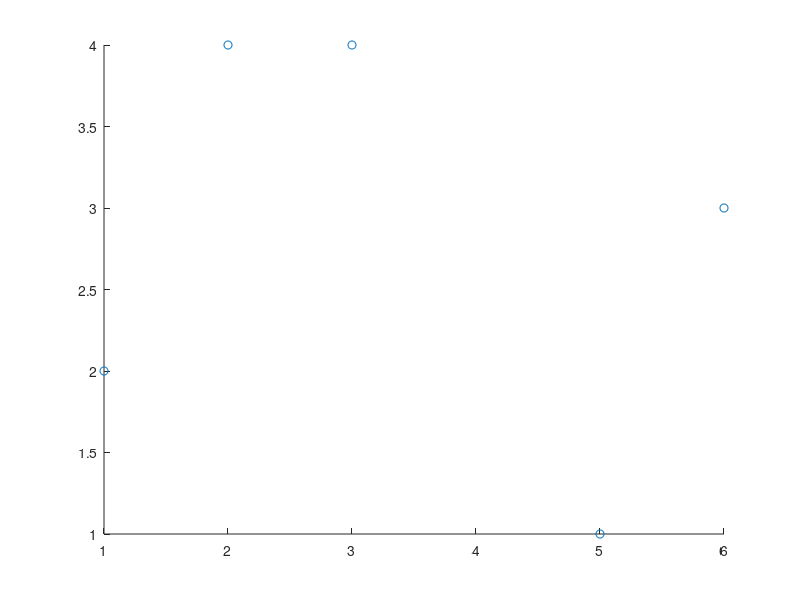

This figure's MATLAB source: (Note: this script raises an error after producing the figure.)
x = [1,2,3,5,6];
fX = [2,4,4,1,3];

scatter(x, fX); hold on
p = lSquares(x, fX, 4);
x = linspace(min(x), max(x));
plot(x, polyval(p, x)); 

scatter(4, polyval(p, 4)); hold off
polyval(p, 4)